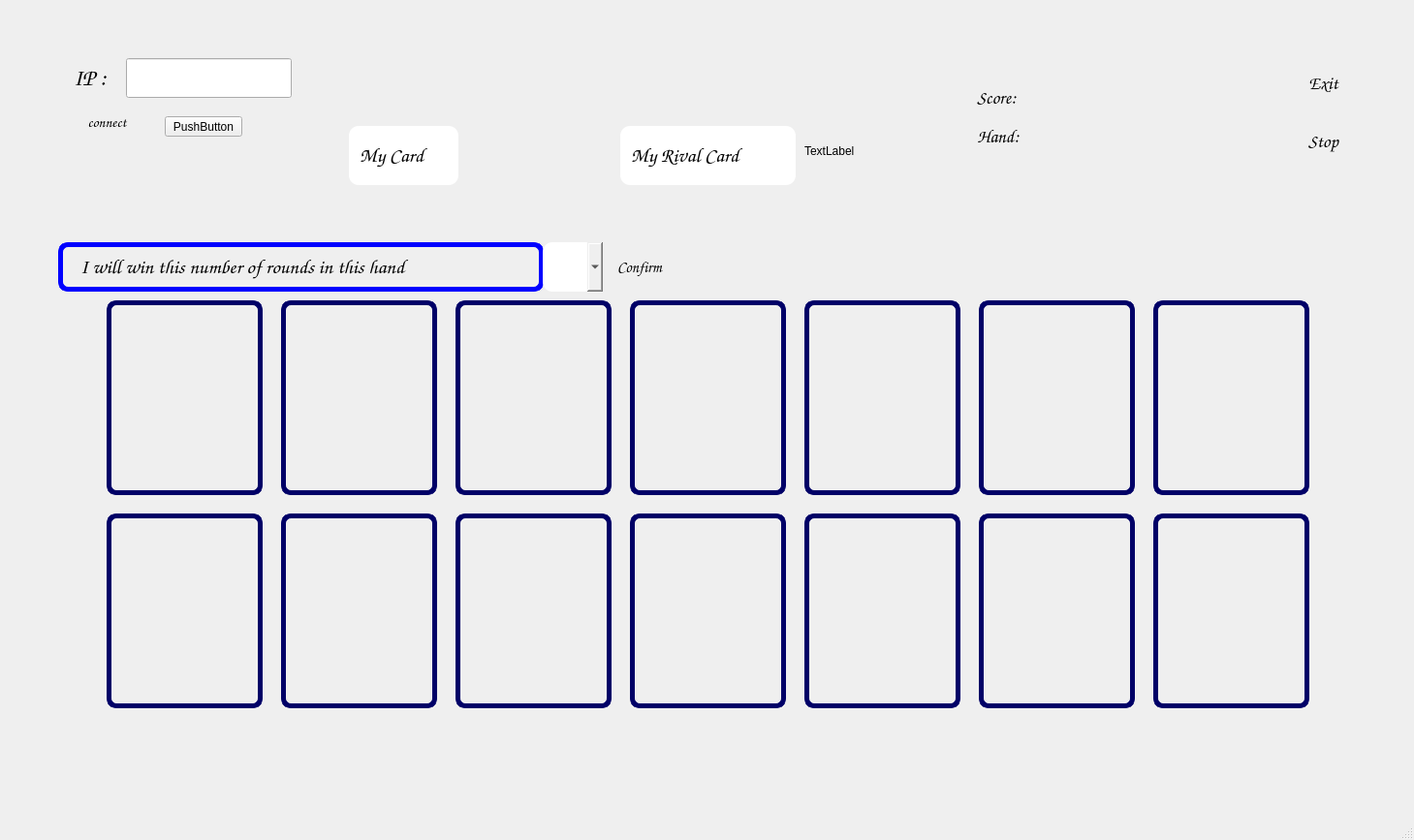
<?xml version="1.0" encoding="UTF-8"?>
<ui version="4.0">
 <class>PlayClient</class>
 <widget class="QMainWindow" name="PlayClient">
  <property name="geometry">
   <rect>
    <x>0</x>
    <y>0</y>
    <width>1459</width>
    <height>867</height>
   </rect>
  </property>
  <property name="windowTitle">
   <string>MainWindow</string>
  </property>
  <widget class="QWidget" name="centralwidget">
   <widget class="QLabel" name="label_5">
    <property name="geometry">
     <rect>
      <x>0</x>
      <y>0</y>
      <width>1451</width>
      <height>841</height>
     </rect>
    </property>
    <property name="styleSheet">
     <string notr="true">background-image: url(:/new/prefix1/gameGround.jpg);</string>
    </property>
    <property name="text">
     <string/>
    </property>
   </widget>
   <widget class="QPushButton" name="btn8">
    <property name="geometry">
     <rect>
      <x>110</x>
      <y>530</y>
      <width>161</width>
      <height>201</height>
     </rect>
    </property>
    <property name="styleSheet">
     <string notr="true">background-image: url(:/new/prefix1/GameBackground.jpg);
border-bottom-color: rgb(0, 0, 127);
border-left-color: rgb(0, 0, 127);
border-right-color: rgb(0, 0, 127);
border-top-color: rgb(0, 0, 127);
border-color: rgb(0, 0, 127);
border:5px solid rgb(0, 0, 103);;
border-radius:10px;
color: rgb(0, 0, 103);</string>
    </property>
    <property name="text">
     <string/>
    </property>
   </widget>
   <widget class="QPushButton" name="btn9">
    <property name="geometry">
     <rect>
      <x>290</x>
      <y>530</y>
      <width>161</width>
      <height>201</height>
     </rect>
    </property>
    <property name="styleSheet">
     <string notr="true">background-image: url(:/new/prefix1/GameBackground.jpg);
border-bottom-color: rgb(0, 0, 127);
border-left-color: rgb(0, 0, 127);
border-right-color: rgb(0, 0, 127);
border-top-color: rgb(0, 0, 127);
border-color: rgb(0, 0, 127);
border:5px solid rgb(0, 0, 103);;
border-radius:10px;
color: rgb(0, 0, 103);</string>
    </property>
    <property name="text">
     <string/>
    </property>
   </widget>
   <widget class="QPushButton" name="btn10">
    <property name="geometry">
     <rect>
      <x>470</x>
      <y>530</y>
      <width>161</width>
      <height>201</height>
     </rect>
    </property>
    <property name="styleSheet">
     <string notr="true">background-image: url(:/new/prefix1/GameBackground.jpg);
border-bottom-color: rgb(0, 0, 127);
border-left-color: rgb(0, 0, 127);
border-right-color: rgb(0, 0, 127);
border-top-color: rgb(0, 0, 127);
border-color: rgb(0, 0, 127);
border:5px solid rgb(0, 0, 103);;
border-radius:10px;
color: rgb(0, 0, 103);</string>
    </property>
    <property name="text">
     <string/>
    </property>
   </widget>
   <widget class="QPushButton" name="btn11">
    <property name="geometry">
     <rect>
      <x>650</x>
      <y>530</y>
      <width>161</width>
      <height>201</height>
     </rect>
    </property>
    <property name="styleSheet">
     <string notr="true">background-image: url(:/new/prefix1/GameBackground.jpg);
border-bottom-color: rgb(0, 0, 127);
border-left-color: rgb(0, 0, 127);
border-right-color: rgb(0, 0, 127);
border-top-color: rgb(0, 0, 127);
border-color: rgb(0, 0, 127);
border:5px solid rgb(0, 0, 103);;
border-radius:10px;
color: rgb(0, 0, 103);</string>
    </property>
    <property name="text">
     <string/>
    </property>
   </widget>
   <widget class="QPushButton" name="btn12">
    <property name="geometry">
     <rect>
      <x>830</x>
      <y>530</y>
      <width>161</width>
      <height>201</height>
     </rect>
    </property>
    <property name="styleSheet">
     <string notr="true">background-image: url(:/new/prefix1/GameBackground.jpg);
border-bottom-color: rgb(0, 0, 127);
border-left-color: rgb(0, 0, 127);
border-right-color: rgb(0, 0, 127);
border-top-color: rgb(0, 0, 127);
border-color: rgb(0, 0, 127);
border:5px solid rgb(0, 0, 103);;
border-radius:10px;
color: rgb(0, 0, 103);</string>
    </property>
    <property name="text">
     <string/>
    </property>
   </widget>
   <widget class="QPushButton" name="btn13">
    <property name="geometry">
     <rect>
      <x>1010</x>
      <y>530</y>
      <width>161</width>
      <height>201</height>
     </rect>
    </property>
    <property name="styleSheet">
     <string notr="true">background-image: url(:/new/prefix1/GameBackground.jpg);
border-bottom-color: rgb(0, 0, 127);
border-left-color: rgb(0, 0, 127);
border-right-color: rgb(0, 0, 127);
border-top-color: rgb(0, 0, 127);
border-color: rgb(0, 0, 127);
border:5px solid rgb(0, 0, 103);;
border-radius:10px;
color: rgb(0, 0, 103);</string>
    </property>
    <property name="text">
     <string/>
    </property>
   </widget>
   <widget class="QPushButton" name="btn14">
    <property name="geometry">
     <rect>
      <x>1190</x>
      <y>530</y>
      <width>161</width>
      <height>201</height>
     </rect>
    </property>
    <property name="styleSheet">
     <string notr="true">background-image: url(:/new/prefix1/GameBackground.jpg);
border-bottom-color: rgb(0, 0, 127);
border-left-color: rgb(0, 0, 127);
border-right-color: rgb(0, 0, 127);
border-top-color: rgb(0, 0, 127);
border-color: rgb(0, 0, 127);
border:5px solid rgb(0, 0, 103);;
border-radius:10px;
color: rgb(0, 0, 103);</string>
    </property>
    <property name="text">
     <string/>
    </property>
   </widget>
   <widget class="QPushButton" name="btn7">
    <property name="geometry">
     <rect>
      <x>1190</x>
      <y>310</y>
      <width>161</width>
      <height>201</height>
     </rect>
    </property>
    <property name="styleSheet">
     <string notr="true">background-image: url(:/new/prefix1/GameBackground.jpg);
border-bottom-color: rgb(0, 0, 127);
border-left-color: rgb(0, 0, 127);
border-right-color: rgb(0, 0, 127);
border-top-color: rgb(0, 0, 127);
border-color: rgb(0, 0, 127);
border:5px solid rgb(0, 0, 103);;
border-radius:10px;
color: rgb(0, 0, 103);</string>
    </property>
    <property name="text">
     <string/>
    </property>
   </widget>
   <widget class="QPushButton" name="btn6">
    <property name="geometry">
     <rect>
      <x>1010</x>
      <y>310</y>
      <width>161</width>
      <height>201</height>
     </rect>
    </property>
    <property name="styleSheet">
     <string notr="true">background-image: url(:/new/prefix1/GameBackground.jpg);
border-bottom-color: rgb(0, 0, 127);
border-left-color: rgb(0, 0, 127);
border-right-color: rgb(0, 0, 127);
border-top-color: rgb(0, 0, 127);
border-color: rgb(0, 0, 127);
border:5px solid rgb(0, 0, 103);;
border-radius:10px;
color: rgb(0, 0, 103);</string>
    </property>
    <property name="text">
     <string/>
    </property>
   </widget>
   <widget class="QPushButton" name="btn5">
    <property name="geometry">
     <rect>
      <x>830</x>
      <y>310</y>
      <width>161</width>
      <height>201</height>
     </rect>
    </property>
    <property name="styleSheet">
     <string notr="true">background-image: url(:/new/prefix1/GameBackground.jpg);
border-bottom-color: rgb(0, 0, 127);
border-left-color: rgb(0, 0, 127);
border-right-color: rgb(0, 0, 127);
border-top-color: rgb(0, 0, 127);
border-color: rgb(0, 0, 127);
border:5px solid rgb(0, 0, 103);;
border-radius:10px;
color: rgb(0, 0, 103);</string>
    </property>
    <property name="text">
     <string/>
    </property>
   </widget>
   <widget class="QPushButton" name="btn1">
    <property name="geometry">
     <rect>
      <x>110</x>
      <y>310</y>
      <width>161</width>
      <height>201</height>
     </rect>
    </property>
    <property name="styleSheet">
     <string notr="true">background-image: url(:/new/prefix1/GameBackground.jpg);
border-bottom-color: rgb(0, 0, 127);
border-left-color: rgb(0, 0, 127);
border-right-color: rgb(0, 0, 127);
border-top-color: rgb(0, 0, 127);
border-color: rgb(0, 0, 127);
border:5px solid rgb(0, 0, 103);;
border-radius:10px;
color: rgb(0, 0, 103);</string>
    </property>
    <property name="text">
     <string/>
    </property>
   </widget>
   <widget class="QPushButton" name="btn2">
    <property name="geometry">
     <rect>
      <x>290</x>
      <y>310</y>
      <width>161</width>
      <height>201</height>
     </rect>
    </property>
    <property name="styleSheet">
     <string notr="true">background-image: url(:/new/prefix1/GameBackground.jpg);
border-bottom-color: rgb(0, 0, 127);
border-left-color: rgb(0, 0, 127);
border-right-color: rgb(0, 0, 127);
border-top-color: rgb(0, 0, 127);
border-color: rgb(0, 0, 127);
border:5px solid rgb(0, 0, 103);;
border-radius:10px;
color: rgb(0, 0, 103);</string>
    </property>
    <property name="text">
     <string/>
    </property>
   </widget>
   <widget class="QPushButton" name="btn3">
    <property name="geometry">
     <rect>
      <x>470</x>
      <y>310</y>
      <width>161</width>
      <height>201</height>
     </rect>
    </property>
    <property name="styleSheet">
     <string notr="true">background-image: url(:/new/prefix1/GameBackground.jpg);
border-bottom-color: rgb(0, 0, 127);
border-left-color: rgb(0, 0, 127);
border-right-color: rgb(0, 0, 127);
border-top-color: rgb(0, 0, 127);
border-color: rgb(0, 0, 127);
border:5px solid rgb(0, 0, 103);;
border-radius:10px;
color: rgb(0, 0, 103);</string>
    </property>
    <property name="text">
     <string/>
    </property>
   </widget>
   <widget class="QPushButton" name="btn4">
    <property name="geometry">
     <rect>
      <x>650</x>
      <y>310</y>
      <width>161</width>
      <height>201</height>
     </rect>
    </property>
    <property name="styleSheet">
     <string notr="true">background-image: url(:/new/prefix1/GameBackground.jpg);
border-bottom-color: rgb(0, 0, 127);
border-left-color: rgb(0, 0, 127);
border-right-color: rgb(0, 0, 127);
border-top-color: rgb(0, 0, 127);
border-color: rgb(0, 0, 127);
border:5px solid rgb(0, 0, 103);;
border-radius:10px;
color: rgb(0, 0, 103);</string>
    </property>
    <property name="text">
     <string/>
    </property>
   </widget>
   <widget class="QLabel" name="label_4">
    <property name="geometry">
     <rect>
      <x>60</x>
      <y>60</y>
      <width>71</width>
      <height>41</height>
     </rect>
    </property>
    <property name="font">
     <font>
      <family>Comic Sans MS</family>
      <pointsize>18</pointsize>
     </font>
    </property>
    <property name="styleSheet">
     <string notr="true">border-image: url(:/new/prefix1/gameGround.jpg);
color: rgb(0, 0, 0);</string>
    </property>
    <property name="text">
     <string>   IP :</string>
    </property>
   </widget>
   <widget class="QLineEdit" name="lineEdit_3">
    <property name="geometry">
     <rect>
      <x>130</x>
      <y>60</y>
      <width>171</width>
      <height>41</height>
     </rect>
    </property>
    <property name="font">
     <font>
      <family>Comic Sans MS</family>
      <pointsize>12</pointsize>
     </font>
    </property>
    <property name="styleSheet">
     <string notr="true">border-image: url(:/new/prefix1/gameGround.jpg);</string>
    </property>
    <property name="text">
     <string/>
    </property>
   </widget>
   <widget class="QPushButton" name="pushButton_15">
    <property name="geometry">
     <rect>
      <x>60</x>
      <y>110</y>
      <width>101</width>
      <height>31</height>
     </rect>
    </property>
    <property name="font">
     <font>
      <family>Comic Sans MS</family>
      <pointsize>11</pointsize>
     </font>
    </property>
    <property name="styleSheet">
     <string notr="true">border-image: url(:/new/prefix1/gameGround.jpg);
border-radius:10px;</string>
    </property>
    <property name="text">
     <string>connect</string>
    </property>
   </widget>
   <widget class="QLabel" name="label_6">
    <property name="geometry">
     <rect>
      <x>300</x>
      <y>60</y>
      <width>121</width>
      <height>41</height>
     </rect>
    </property>
    <property name="font">
     <font>
      <family>Comic Sans MS</family>
      <pointsize>12</pointsize>
     </font>
    </property>
    <property name="styleSheet">
     <string notr="true">background-image: url(:/new/prefix1/gameGround.jpg);
border-image: url(:/new/prefix1/gameGround.jpg);</string>
    </property>
    <property name="text">
     <string/>
    </property>
   </widget>
   <widget class="QPushButton" name="pushButton_18">
    <property name="geometry">
     <rect>
      <x>170</x>
      <y>120</y>
      <width>80</width>
      <height>21</height>
     </rect>
    </property>
    <property name="text">
     <string>PushButton</string>
    </property>
   </widget>
   <widget class="QLineEdit" name="lineEdit">
    <property name="geometry">
     <rect>
      <x>360</x>
      <y>130</y>
      <width>113</width>
      <height>61</height>
     </rect>
    </property>
    <property name="font">
     <font>
      <family>Comic Sans MS</family>
      <pointsize>16</pointsize>
      <bold>false</bold>
     </font>
    </property>
    <property name="styleSheet">
     <string notr="true">border-image: url(:/new/prefix1/GameBackground.jpg);
border-image: url(:/new/prefix1/gameGround.jpg);
border-radius:10px;</string>
    </property>
    <property name="text">
     <string>  My Card</string>
    </property>
    <property name="readOnly">
     <bool>true</bool>
    </property>
   </widget>
   <widget class="QLabel" name="label_2">
    <property name="geometry">
     <rect>
      <x>480</x>
      <y>60</y>
      <width>151</width>
      <height>191</height>
     </rect>
    </property>
    <property name="styleSheet">
     <string notr="true">border-image: url(:/new/prefix1/CardFrame.jpg);
border-radius:10px;</string>
    </property>
    <property name="text">
     <string/>
    </property>
   </widget>
   <widget class="QLabel" name="label_7">
    <property name="geometry">
     <rect>
      <x>60</x>
      <y>250</y>
      <width>501</width>
      <height>51</height>
     </rect>
    </property>
    <property name="font">
     <font>
      <family>Comic Sans MS</family>
      <pointsize>16</pointsize>
      <bold>false</bold>
     </font>
    </property>
    <property name="styleSheet">
     <string notr="true">border-image: url(:/new/prefix1/GameBackground.jpg);
border-image: url(:/new/prefix1/gameGround.jpg);
alternate-background-color: rgb(0, 0, 0);
color: rgb(11, 0, 73);
color: rgb(85, 0, 255);
border:5px solid blue;
border-radius:10px;
color: rgb(0, 0, 0);</string>
    </property>
    <property name="text">
     <string>   I will win this number of rounds in this hand</string>
    </property>
   </widget>
   <widget class="QLineEdit" name="lineEdit_2">
    <property name="geometry">
     <rect>
      <x>640</x>
      <y>130</y>
      <width>181</width>
      <height>61</height>
     </rect>
    </property>
    <property name="font">
     <font>
      <family>Comic Sans MS</family>
      <pointsize>16</pointsize>
      <bold>false</bold>
     </font>
    </property>
    <property name="styleSheet">
     <string notr="true">border-image: url(:/new/prefix1/GameBackground.jpg);
border-image: url(:/new/prefix1/gameGround.jpg);
border-radius:10px;</string>
    </property>
    <property name="text">
     <string>  My Rival Card</string>
    </property>
    <property name="readOnly">
     <bool>true</bool>
    </property>
   </widget>
   <widget class="QLabel" name="RivalClient">
    <property name="geometry">
     <rect>
      <x>830</x>
      <y>60</y>
      <width>151</width>
      <height>191</height>
     </rect>
    </property>
    <property name="styleSheet">
     <string notr="true">border-image: url(:/new/prefix1/CardFrame.jpg);
border-radius:10px;</string>
    </property>
    <property name="text">
     <string>TextLabel</string>
    </property>
   </widget>
   <widget class="QPushButton" name="pushButton_16">
    <property name="geometry">
     <rect>
      <x>1330</x>
      <y>60</y>
      <width>71</width>
      <height>51</height>
     </rect>
    </property>
    <property name="font">
     <font>
      <family>Comic Sans MS</family>
      <pointsize>14</pointsize>
     </font>
    </property>
    <property name="styleSheet">
     <string notr="true">border-image: url(:/new/prefix1/gameGround.jpg);
color: rgb(0, 0, 0);
border-radius:10px;</string>
    </property>
    <property name="text">
     <string>Exit</string>
    </property>
   </widget>
   <widget class="QPushButton" name="pushButton_17">
    <property name="geometry">
     <rect>
      <x>1330</x>
      <y>120</y>
      <width>71</width>
      <height>51</height>
     </rect>
    </property>
    <property name="font">
     <font>
      <family>Comic Sans MS</family>
      <pointsize>14</pointsize>
     </font>
    </property>
    <property name="styleSheet">
     <string notr="true">border-image: url(:/new/prefix1/gameGround.jpg);
color: rgb(0, 0, 0);
border-radius:10px;</string>
    </property>
    <property name="text">
     <string>Stop</string>
    </property>
   </widget>
   <widget class="QPushButton" name="pushButton">
    <property name="geometry">
     <rect>
      <x>620</x>
      <y>250</y>
      <width>80</width>
      <height>51</height>
     </rect>
    </property>
    <property name="font">
     <font>
      <family>Comic Sans MS</family>
      <pointsize>12</pointsize>
     </font>
    </property>
    <property name="styleSheet">
     <string notr="true">border-radius:10px;
border-image: url(:/new/prefix1/gameGround.jpg);</string>
    </property>
    <property name="text">
     <string>Confirm</string>
    </property>
   </widget>
   <widget class="QComboBox" name="comboBox">
    <property name="geometry">
     <rect>
      <x>560</x>
      <y>250</y>
      <width>62</width>
      <height>51</height>
     </rect>
    </property>
    <property name="font">
     <font>
      <family>Comic Sans MS</family>
      <pointsize>22</pointsize>
     </font>
    </property>
    <property name="styleSheet">
     <string notr="true">border-image: url(:/new/prefix1/GameBackground.jpg);
border-image: url(:/new/prefix1/gameGround.jpg);
color: rgb(0, 0, 0);
border-radius:10px;</string>
    </property>
    <item>
     <property name="text">
      <string/>
     </property>
    </item>
   </widget>
   <widget class="QLabel" name="label_8">
    <property name="geometry">
     <rect>
      <x>1000</x>
      <y>80</y>
      <width>71</width>
      <height>41</height>
     </rect>
    </property>
    <property name="font">
     <font>
      <family>Comic Sans MS</family>
      <pointsize>14</pointsize>
     </font>
    </property>
    <property name="styleSheet">
     <string notr="true">border-image: url(:/new/prefix1/gameGround.jpg);
color: rgb(0, 0, 0);
border-radius:10px;</string>
    </property>
    <property name="text">
     <string>  Score:</string>
    </property>
   </widget>
   <widget class="QLabel" name="label_9">
    <property name="geometry">
     <rect>
      <x>1000</x>
      <y>120</y>
      <width>71</width>
      <height>41</height>
     </rect>
    </property>
    <property name="font">
     <font>
      <family>Comic Sans MS</family>
      <pointsize>14</pointsize>
     </font>
    </property>
    <property name="styleSheet">
     <string notr="true">border-image: url(:/new/prefix1/gameGround.jpg);
color: rgb(0, 0, 0);
border-radius:10px;</string>
    </property>
    <property name="text">
     <string>  Hand:</string>
    </property>
   </widget>
   <widget class="QLabel" name="label_10">
    <property name="geometry">
     <rect>
      <x>1070</x>
      <y>80</y>
      <width>71</width>
      <height>41</height>
     </rect>
    </property>
    <property name="font">
     <font>
      <family>Comic Sans MS</family>
      <pointsize>14</pointsize>
     </font>
    </property>
    <property name="styleSheet">
     <string notr="true">border-image: url(:/new/prefix1/gameGround.jpg);
color: rgb(0, 0, 0);
border-radius:10px;</string>
    </property>
    <property name="text">
     <string/>
    </property>
   </widget>
   <widget class="QLabel" name="label_11">
    <property name="geometry">
     <rect>
      <x>1070</x>
      <y>120</y>
      <width>71</width>
      <height>41</height>
     </rect>
    </property>
    <property name="font">
     <font>
      <family>Comic Sans MS</family>
      <pointsize>14</pointsize>
     </font>
    </property>
    <property name="styleSheet">
     <string notr="true">border-image: url(:/new/prefix1/gameGround.jpg);
color: rgb(0, 0, 0);
border-radius:10px;</string>
    </property>
    <property name="text">
     <string/>
    </property>
   </widget>
  </widget>
  <widget class="QStatusBar" name="statusbar"/>
 </widget>
 <resources/>
 <connections/>
</ui>
